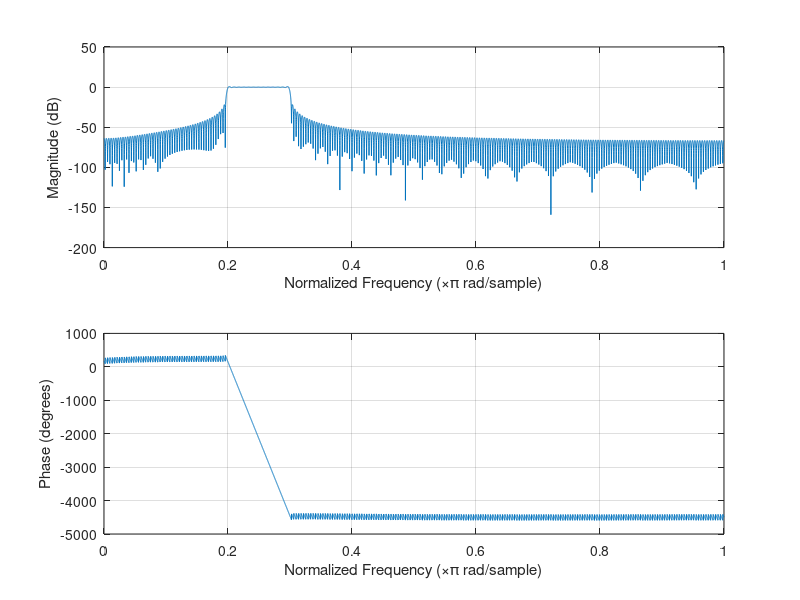
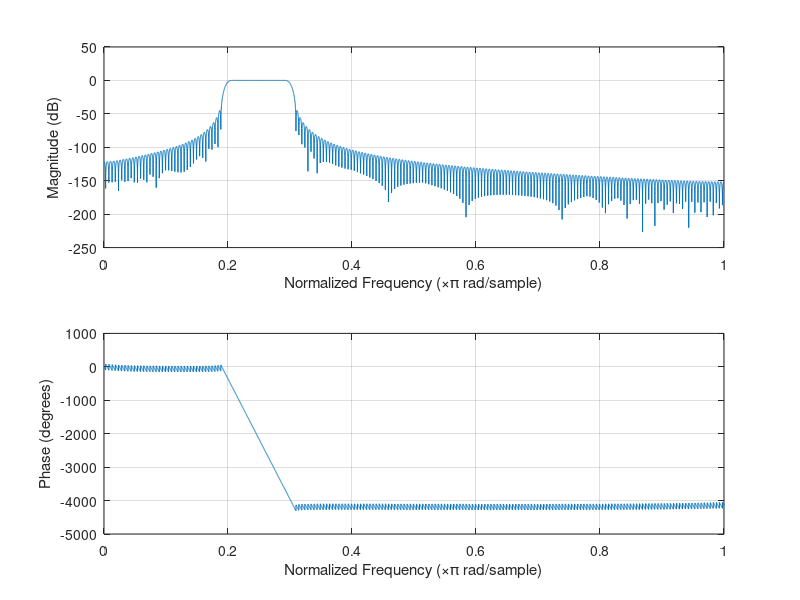
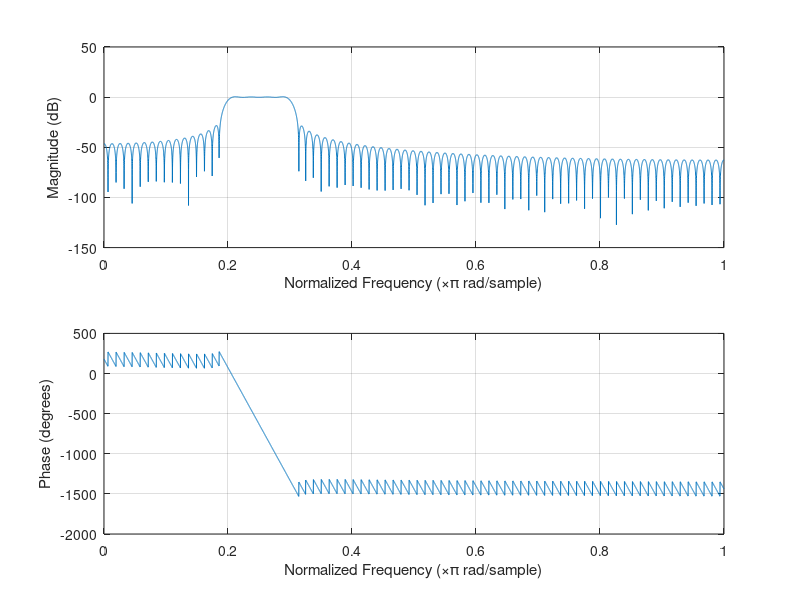
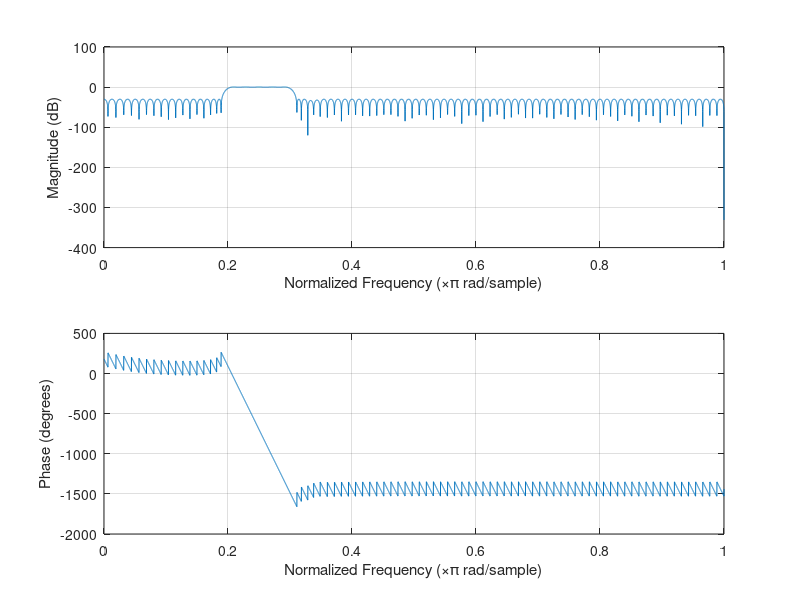

These charts were generated, in order, by the following MATLAB code: (Note: this script raises an error after producing the figures.)
%{
Digital BPF:
Max passband ripple: 1dB            Min stopband attenuation: 30dB
Lower passband edge: 0.2pi          Lower stopband edge: 0.19pi
Upper passband edge: 0.3pi          Upper stopband edge: 0.31pi
1. FIR Window (Rectangular, Hanning)
2. FIR LS
3. FIR Park McClellan
4. IIR Butterworth
5. IIR Chebyshev
6. IIR Inverse Chebyshev
7. IIR Elliptic
%}
%% 1.a FIR-Rectangular window
N=512;
h1 = fir1(N, [0.199 0.301], 'bandpass', rectwin(N+1));
freqz(h1, 1, 10000);
%figure;
%h1_dash = bitprecision(10,1,N+1,h1);     %used for finite word length
%fvtool(h1,1,h1_dash,1);
%% 1.b.FIR-Hanning window
N=400;
h1 = fir1(N, [0.198 0.302], 'bandpass', hann(N+1));
figure;
freqz(h1,1,10000);
%% 2.FIR-LS
h1 = firls(155,[0 0.19 0.203 0.297 0.31 1],[0 0 1 1 0 0]);
figure;
freqz(h1,1,10000);
%% 3.FIR-Parks-McClellan
N=175;
h1=firpm(N,[0 0.19 0.205 0.295 0.31 1],[0 0 1 1 0 0]);
figure;
freqz(h1,1,10000);
%% 4.Butterworth IIR
[z,p,k] = butter(52,[0.2 0.3],'bandpass');
sos = zp2sos(z,p,k);
fvtool(sos);
xlim([0.18 0.32]);
ylim([-45 5]);
%% 5.Chebyshev IIR
[z,p,k] = cheby1(18,1,[0.2 0.3],'bandpass');
sos = zp2sos(z,p,k);
fvtool(sos);
xlim([0.18 0.32]);
ylim([-45 5]);
%% 6.Inverse Chebyshev IIR
[z,p,k] = cheby2(7,30,[0.19 0.31],'bandpass');
sos = zp2sos(z,p,k);
fvtool(sos);
xlim([0.18 0.32]);
ylim([-45 5]);
%% 7.Elliptic IIR
[z,p,k] = ellip(5,1,30,[0.2 0.3],'bandpass');
sos = zp2sos(z,p,k);
fvtool(sos);
xlim([0.18 0.32]);
ylim([-45 5]);